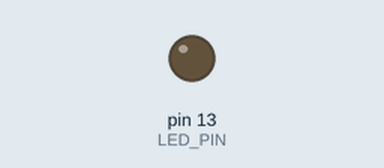
The sketch below on a simulated Arduino Uno, built with avr-gcc and run on an emulated ATmega328P. Shown: output pins drawn as LEDs (lit = HIGH).

Above: at 1.4 s.
At 3.7 s:
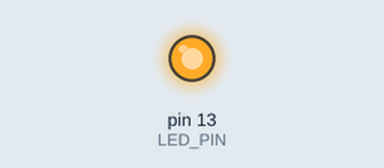
Timing chart, 0 to 10.4 s (numbered marks = the images above):
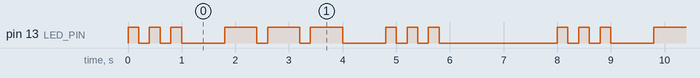

Measured:
- by itself, pin 13 (LED_PIN): repeats every 8.0 s: 2 × (LOW 0.20 s, HIGH 0.20 s), LOW 0.80 s, 2 × (HIGH 0.60 s, LOW 0.20 s), HIGH 0.60 s, LOW 0.80 s, 2 × (HIGH 0.20 s, LOW 0.20 s), HIGH 0.20 s, LOW 2.2 s, HIGH 0.20 s
- by itself, everything shown: repeats every 8.0 s, in 18 steps

The sketch:

SOSBLINK_ON.ino
```cpp
// SOS Blink On - Arduino Morse code SOS pattern (... --- ...)
// Knippert de ingebouwde LED herhaald in het SOS morse-patroon.
// Wacht 2 seconden tussen de afzonderlijke SOS-berichten.

const int LED_PIN = LED_BUILTIN;

const int DOT_DURATION = 200;               // korte flits (punt)
const int DASH_DURATION = DOT_DURATION * 3;  // lange flits (streep)
const int SYMBOL_GAP = DOT_DURATION;         // pauze tussen symbolen in een letter
const int LETTER_GAP = DOT_DURATION * 3;     // pauze tussen letters
const int MESSAGE_GAP = 2000;                // pauze tussen SOS-berichten

void setup() {
  pinMode(LED_PIN, OUTPUT);
}

void loop() {
  sos();
  delay(MESSAGE_GAP);
}

void sos() {
  // S: drie korte flitsen
  dot(); dot(); dot();
  delay(LETTER_GAP);

  // O: drie lange flitsen
  dash(); dash(); dash();
  delay(LETTER_GAP);

  // S: drie korte flitsen
  dot(); dot(); dot();
}

void dot() {
  digitalWrite(LED_PIN, HIGH);
  delay(DOT_DURATION);
  digitalWrite(LED_PIN, LOW);
  delay(SYMBOL_GAP);
}

void dash() {
  digitalWrite(LED_PIN, HIGH);
  delay(DASH_DURATION);
  digitalWrite(LED_PIN, LOW);
  delay(SYMBOL_GAP);
}
```
